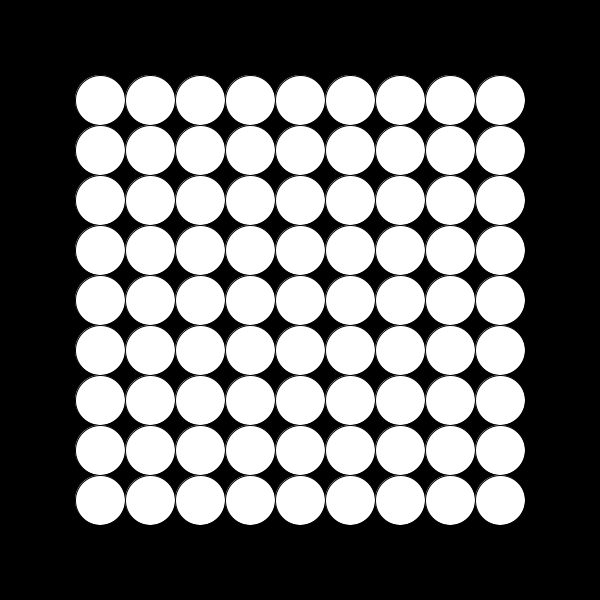
Frame 1 (no input)
Frame 60 (the mouse pressed at the canvas centre just before this capture): identical to frame 1, image omitted
Frame 120 (the mouse held since frame 60 and released just before this capture): identical to frame 1, image omitted

The Processing sketch that drew this single still picture (run headless with seeded random() and noise(); from frame 60 on, the mouse is pressed at the canvas centre):

// Processing sketch: sketch_10_grid
// ── sketch_10_grid.pde


void setup () {
  size(600, 600);
}

void draw () {
  background(0);
  for (int x = 100; x <= 500; x += 50) {
    for (int y = 100;  y <= 500; y += 50) {
      ellipse(x, y, 50, 50);
    }
  }
}
